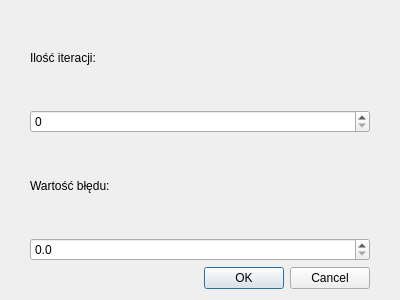
<?xml version="1.0" encoding="UTF-8"?>
<ui version="4.0">
 <class>Dialog</class>
 <widget class="QDialog" name="Dialog">
  <property name="geometry">
   <rect>
    <x>0</x>
    <y>0</y>
    <width>400</width>
    <height>300</height>
   </rect>
  </property>
  <property name="windowTitle">
   <string>Dialog</string>
  </property>
  <layout class="QVBoxLayout" name="verticalLayout">
   <property name="leftMargin">
    <number>30</number>
   </property>
   <property name="rightMargin">
    <number>30</number>
   </property>
   <item>
    <widget class="QLabel" name="iteratioLabel">
     <property name="text">
      <string>Ilość iteracji:</string>
     </property>
    </widget>
   </item>
   <item>
    <widget class="QSpinBox" name="iterationCount"/>
   </item>
   <item>
    <widget class="QLabel" name="errorLabel">
     <property name="text">
      <string>Wartość błędu:</string>
     </property>
    </widget>
   </item>
   <item>
    <widget class="QDoubleSpinBox" name="errorCount">
     <property name="decimals">
      <number>1</number>
     </property>
     <property name="singleStep">
      <double>0.100000000000000</double>
     </property>
    </widget>
   </item>
   <item>
    <widget class="QDialogButtonBox" name="buttonBox">
     <property name="orientation">
      <enum>Qt::Horizontal</enum>
     </property>
     <property name="standardButtons">
      <set>QDialogButtonBox::Cancel|QDialogButtonBox::Ok</set>
     </property>
    </widget>
   </item>
  </layout>
 </widget>
 <resources/>
 <connections>
  <connection>
   <sender>buttonBox</sender>
   <signal>accepted()</signal>
   <receiver>Dialog</receiver>
   <slot>accept()</slot>
   <hints>
    <hint type="sourcelabel">
     <x>248</x>
     <y>254</y>
    </hint>
    <hint type="destinationlabel">
     <x>157</x>
     <y>274</y>
    </hint>
   </hints>
  </connection>
  <connection>
   <sender>buttonBox</sender>
   <signal>rejected()</signal>
   <receiver>Dialog</receiver>
   <slot>reject()</slot>
   <hints>
    <hint type="sourcelabel">
     <x>316</x>
     <y>260</y>
    </hint>
    <hint type="destinationlabel">
     <x>286</x>
     <y>274</y>
    </hint>
   </hints>
  </connection>
 </connections>
</ui>
